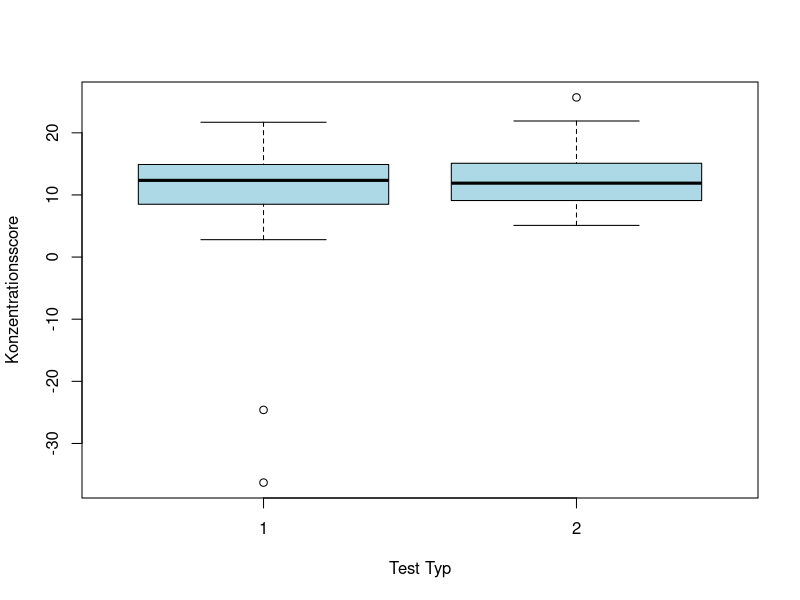
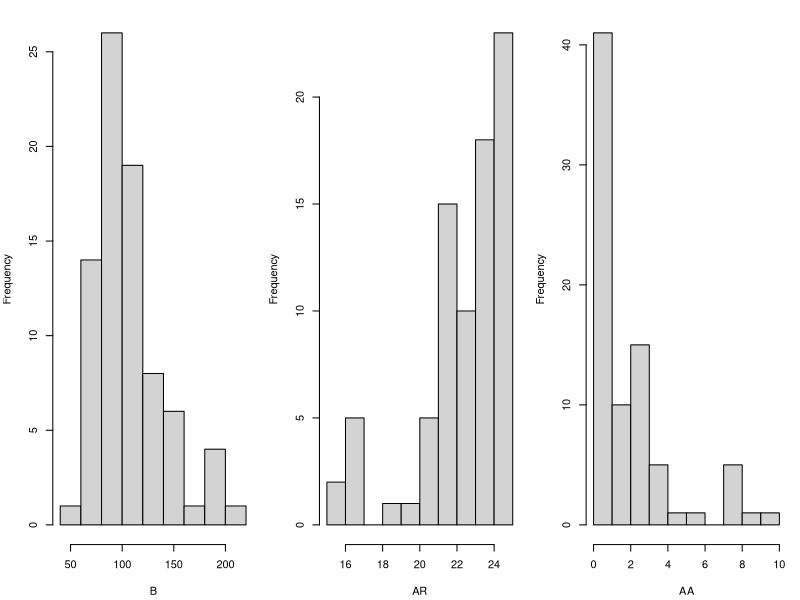
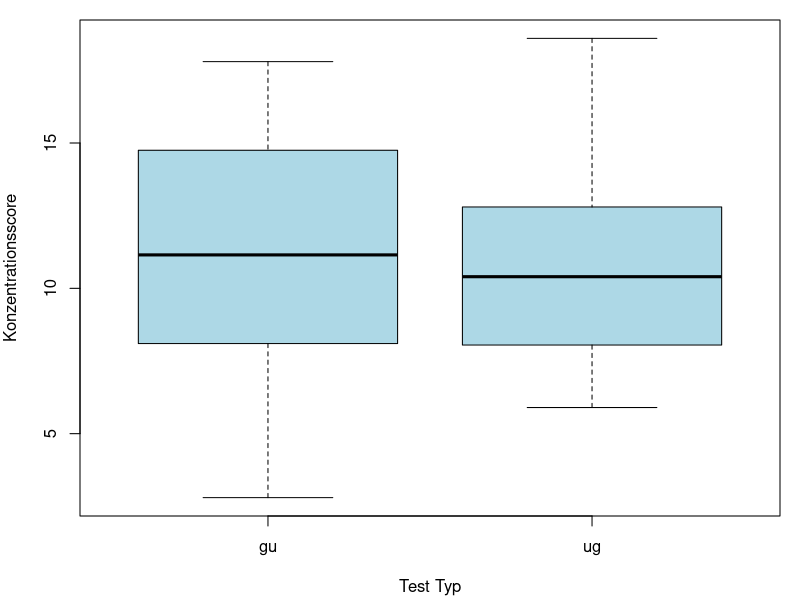
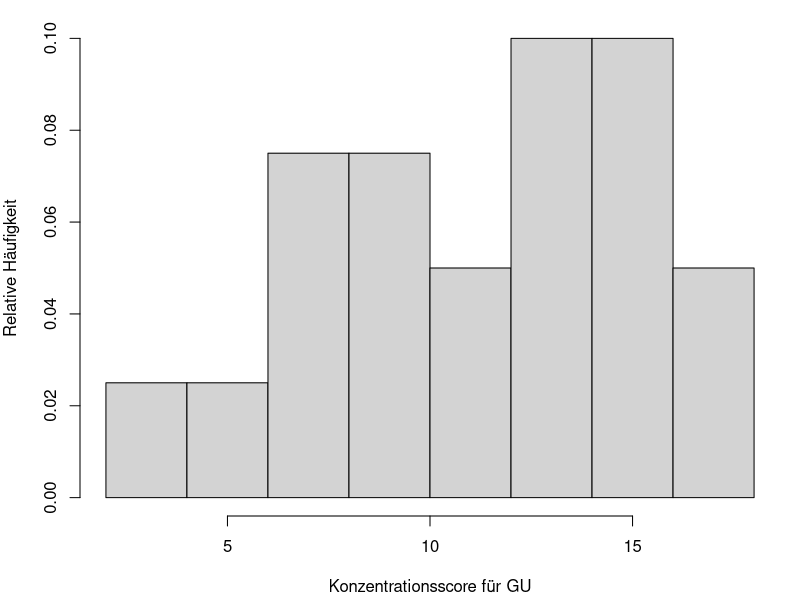
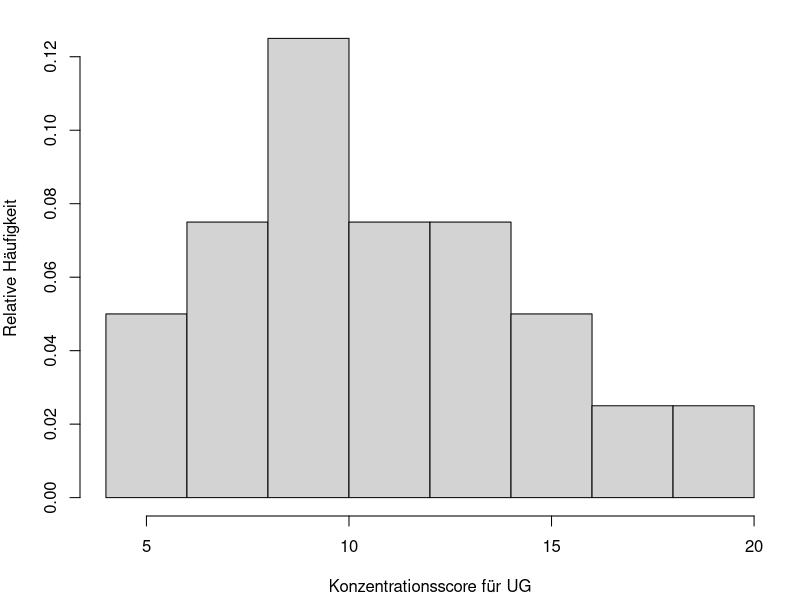
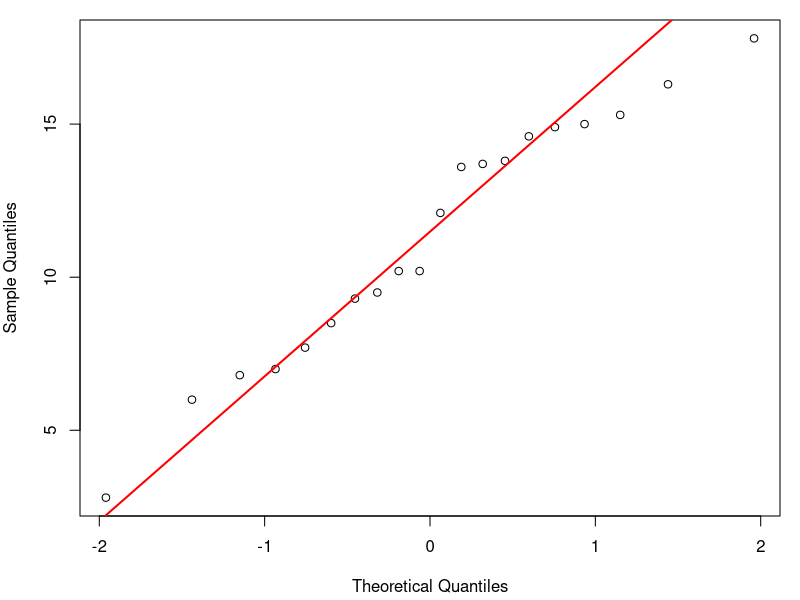
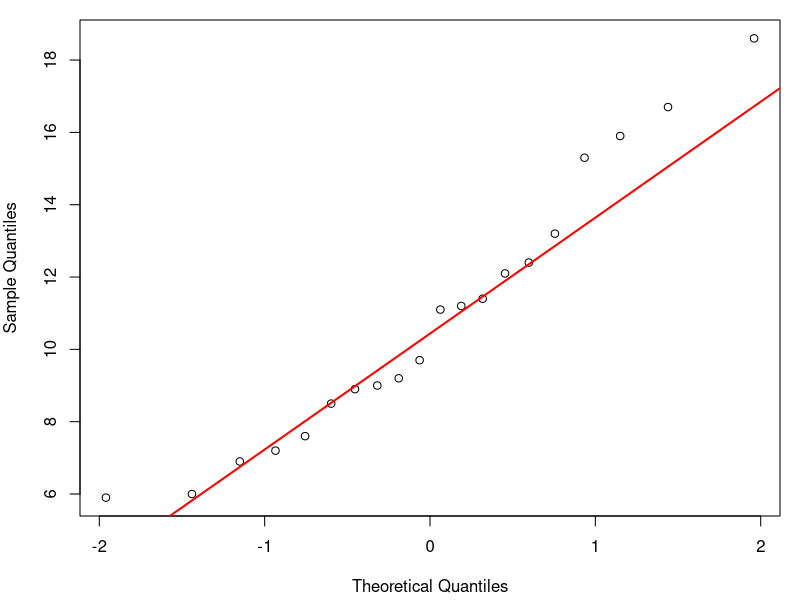
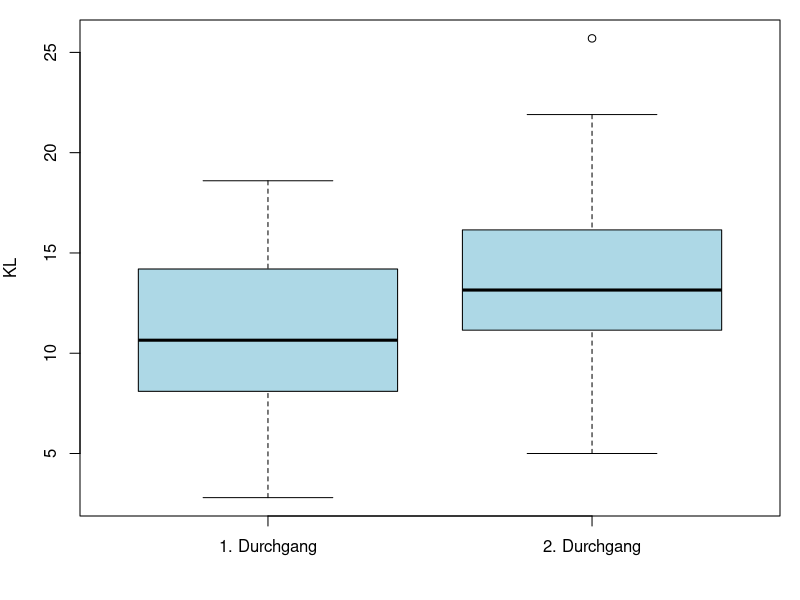

Source code (R) for these figures, in order:
library(car)

df <- read.table("Konzentrationsdaten.txt", header=TRUE)
head(df)
dim(df)

# Überprüfung auf NA-Werte
sum(is.na(df)) # 0

boxplot(df$KL ~ df$gruppe, col = "lightblue",
        xlab = "Test Typ", ylab = "Konzentrationsscore")

# Entfernen der Zeile mit Extremwerten:
df <- df[df$id != "14",]

# Betrachtung der Verteilung der Daten
summary(df)
par(mar = c(4.2, 4, 1, 1))

attach(df)
# Histogramme von der Bearbeitungszeit, Anzahl richtiger Zeichen, 
# Anzahl ausgelassener (richtiger) Zeichen, Anzahl falscher Zeichen
par(mar = c(4.2, 4, 1, 1), mfrow = c(1, 3)) 
hist(B, main = "") # Bearbeitungszeit
hist(AR, main = "") # Anzahl richtiger Zeichen
hist(AA, main = "") # Anzahl ausgelassener (richtiger) Zeichen
#hist(AF, main = "") # Anzahl falscher Zeichen
par(mfrow = c(1, 1)) 

# Umwandlung der Variablen in Faktoren:
gruppe <- as.factor(gruppe) 
id <- as.factor(id)
durchgang <- as.factor(durchgang)
test_typ <- as.factor(test_typ)

detach(df)

table(df$AF)
#  0  1  2 
# 63 16  1

# AUFGABE 1
# Zwei unverbundene Stichproben

df_durchgang1 <- subset(df, durchgang == 1)
durchgang1_gu_kl <- df_durchgang1[df_durchgang1$test_typ == "gu", ]$KL
durchgang1_ug_kl <- df_durchgang1[df_durchgang1$test_typ == "ug", ]$KL

# Vergleich der Konzentrationsscores zwischen GU- und UG-Test im ersten Durchgang
boxplot(df_durchgang1$KL ~ df_durchgang1$test_typ, col = "lightblue",
        xlab = "Test Typ", ylab = "Konzentrationsscore")

# Verteilung des Konzentrationsscores für GU im ersten Durchgang
hist(durchgang1_gu_kl, xlab = "Konzentrationsscore für GU", 
     ylab = "Relative Häufigkeit", probability = TRUE, main = "")

# Verteilung des Konzentrationsscores für UG im ersten Durchgang
hist(durchgang1_ug_kl, xlab = "Konzentrationsscore für UG", 
     ylab = "Relative Häufigkeit", probability = TRUE, main = "")

# Rechne Kolmogorov-Smirnov-Test auf Normalverteilung
# GU Test:
mu <- mean(durchgang1_gu_kl) # 11.255
sigma2 <- var(durchgang1_gu_kl) # 16.22261
ks.test(durchgang1_gu_kl, y="pnorm", mean=mu, sd=sqrt(sigma2))
# p-value = 0.6115

# UG Test:
mu <- mean(durchgang1_ug_kl) # 10.84
sigma2 <- var(durchgang1_ug_kl) # 13.36147
ks.test(durchgang1_ug_kl, y="pnorm", mean=mu, sd=sqrt(sigma2))
# p-value = 0.8863

# Wir verwerfen die H0 bei beiden Testen nicht, dass die Daten aus einer 
# N(mu, sqrt(sigma2))-Verteilung stammen -> nichts spricht dagegen, 
# dass die Daten normalverteilt sind

# Zusätzlich erstellen wir das QQ-Plot, um visuell die NV-Annahme zu überprüfen:
# QQ-Plot zur Überprüfung der Normalverteilung des Konzentrationsscores (KL) (GU-Test)
qqnorm(durchgang1_gu_kl, main = "")
qqline(durchgang1_gu_kl, col = "red", lwd = 2)

# QQ-Plot zur Überprüfung der Normalverteilung des Konzentrationsscores (KL) (UG-Test)
qqnorm(durchgang1_ug_kl, main = "")
qqline(durchgang1_ug_kl, col = "red", lwd = 2)
# Die Q-Q Plots zeigen, dass die Daten für beide Testgruppen (GU und UG) 
# annähernd normalverteilt sind. Die Anzahl an Beobachtungen ist aber niedrig. 

# Zusätzlich: Shapiro-Wilk-Normalitätstest verwirft die H0 auch nicht:
shapiro.test(durchgang1_gu_kl) # p-value = 0.5617
shapiro.test(durchgang1_ug_kl) # p-value = 0.3286

var.test(durchgang1_gu_kl, durchgang1_ug_kl) 
# p-value = 0.6767 => die Varianzen sind nicht signifikant unterschiedlich

# Verwenden wir den t-Test zur Überprüfung der Unterschiede 
# in Konzentrationsscores zwischen GU und UG Test:
t.test(durchgang1_gu_kl, durchgang1_ug_kl)
# oder alternativ: t.test(KL ~ gruppe, data = df_durchgang1)
# p-value = 0.7348 => die Unterschiede sind nicht signifikant!


# AUFGABE 2
# Zwei verbundene Stichproben

# a) Verbesserung des Konzentrationsscores durch Wiederholungseffekt
durchgang1_kl <- df[df$durchgang == "1", ]$KL
durchgang2_kl <- df[df$durchgang == "2", ]$KL

# Verbesserung des Konzentrationsscores durch Wiederholungseffekt
boxplot(durchgang1_kl,
        durchgang2_kl,
        names = c("1. Durchgang", "2. Durchgang"),
        ylab = "KL",
        xlab = "", horizontal = FALSE, col = "lightblue")

par(mfrow = c(1, 2)) 

# Verteilung des Konzentrationsscores im 1. Durchgang
hist(durchgang1_kl, xlab = "KL für 1. Durchgang", 
     ylab = "Relative Häufigkeit", probability = TRUE, main = "")
lines(density(durchgang1_kl), col = "blue", lwd = 2)
abline(v = median(durchgang1_kl), col = "red", lwd = 2, lty = 2)
legend("topright", legend = c("Dichte", "Median"), 
       col = c("blue", "red"), lwd = 2, lty = c(1, 2), bty = "n")

# Verteilung des Konzentrationsscores im 2. Durchgang
hist(durchgang2_kl, xlab = "KL für 2. Durchgang", 
     ylab = "Relative Häufigkeit", probability = TRUE, main = "", breaks = 9)
lines(density(durchgang2_kl), col = "blue", lwd = 2)
abline(v = median(durchgang2_kl), col = "red", lwd = 2, lty = 2)
legend("topright", legend = c("Dichte", "Median"), 
       col = c("blue", "red"), lwd = 2, lty = c(1, 2), bty = "n")
par(mfrow = c(1, 1)) 

differences <- durchgang2_kl - durchgang1_kl

mu <- mean(differences) # 2.7125
sigma2 <- var(differences) # 10.26369

ks.test(differences, y="pnorm", mean=mu, sd=sqrt(sigma2)) 
# p-value = 0.676 => wir können die H0 beibehalten

# Zusätlich:
shapiro.test(differences) # p-value = 0.1214 => H0 wird beibehalten

# QQ-Plot der Differenzen im Konzentrationsscore
qqnorm(differences, main="")
qqline(differences, col = "red", lwd = 2)
# Differenzen sind normalverteilt => wir können t-test verwenden

# t.test(zweiter_durchgang_kl, erster_durchgang_kl, paired = TRUE, alternative = "greater")
t.test(differences, alternative = "greater")
# p-value = 2.033e-06, wir lehnen H0 ab => entscheiden für H1 (2. Durchgang > 1. Durchgang)
# => die Konzentrationsscore verbessert sich durch einen Wiederholungseffekt

# b) Verbesserung der Bearbeitungszeit durch Wiederholungseffekt
durchgang1_zeit <- df[df$durchgang == "1", ]$B
durchgang2_zeit <- df[df$durchgang == "2", ]$B

# Verbesserung des Bearbeitungszeit durch Wiederholungseffekt
boxplot(durchgang1_zeit,
        durchgang2_zeit,
        names = c("1. Durchgang", "2. Durchgang"),
        ylab = "Bearbeitungzeit",
        xlab = "", horizontal = FALSE, col = "lightblue")

par(mfrow = c(1, 2)) 
# Verteilung des Bearbeitungszeit im 1. Durchgang
hist(durchgang1_zeit, xlab = "Bearbeitungszeit für 1. Durchgang", 
     ylab = "Relative Häufigkeit", probability = TRUE, 
     main = "")
lines(density(durchgang1_zeit), col = "blue", lwd = 2)
abline(v = median(durchgang1_zeit), col = "red", lwd = 2, lty = 2)
legend("topright", legend = c("Dichte", "Median"), 
       col = c("blue", "red"), lwd = 2, lty = c(1, 2), bty = "n")

# Verteilung des Bearbeitungszeit im 2. Durchgang
hist(durchgang2_zeit, xlab = "Bearbeitungszeit für 2. Durchgang", 
     ylab = "Relative Häufigkeit", probability = TRUE, 
     main = "")
lines(density(durchgang2_zeit), col = "blue", lwd = 2)
abline(v = median(durchgang2_zeit), col = "red", lwd = 2, lty = 2)
legend("topright", legend = c("Dichte", "Median"), 
       col = c("blue", "red"), lwd = 2, lty = c(1, 2), bty = "n")
par(mfrow = c(1, 1)) 

differences <- durchgang2_zeit - durchgang1_zeit

mu <- mean(differences) # -16.8175
sigma2 <- var(differences) # 635.8917

ks.test(differences, y="pnorm", mean=mu, sd=sqrt(sigma2))
# p-value = 0.4376 => wir lehnen H0 nicht ab

# Zusätlich:
shapiro.test(differences) # p-value = 0.1187=> H0 wird beibehalten

# QQ-Plot der Differenzen im Bearbeitungszeit
qqnorm(differences, main="")
qqline(differences, col = "red", lwd = 2)
# Differenzen sind normalverteilt => wir können t-test verwenden

# t.test(durchgang2_zeit, durchgang1_zeit, paired = TRUE, alternative = "less")
t.test(differences, alternative = "less")
# p-value = 7.098e-05 => wie lehnen H0 ab => die Bearbeitungszeit hat sich verbessert 


# AUFGABE 3
# Ist eine potentielle Verbesserung des Konzentrationsscores durch Wiederholung 
# größer, wenn exakt der gleiche Test wiederholt wird (Gruppe 1) im Vergleich 
# dazu, dass von UG auf GU gewechselt wird (Gruppe 2)?

# Gruppe 1:
gruppe1_durchgang1_kl <- df[df$gruppe == "1" & df$durchgang == "1", ]$KL
gruppe1_durchgang2_kl <- df[df$gruppe == "1" & df$durchgang == "2", ]$KL

differences1 <- gruppe1_durchgang2_kl - gruppe1_durchgang1_kl

mu <- mean(differences1) # 2.31
sigma2 <- var(differences1) # 9.942

ks.test(differences1, y="pnorm", mean=mu, sd=sqrt(sigma2))
# p-value = 0.9548 => wir lehnen H0 nicht ab

# Zusätlich:
shapiro.test(differences1) # p-value = 0.2586 => H0 wird beibehalten

# QQ-Plot der Differenzen in Konzentrationsscores für die 1. Gruppe
qqnorm(differences1, main="")
qqline(differences1, col = "red", lwd = 2)
# Differenzen sind normalverteilt => wir können t-test verwenden

t.test(gruppe1_durchgang2_kl, gruppe1_durchgang1_kl, paired = TRUE, alternative = "greater")
t.test(differences1, alternative = "greater")
# p-value = 0.001986 => die Differenzen sind signifikant, KL verbessert sich

# Gruppe 2:
gruppe2_durchgang1_kl <- df[df$gruppe == "2" & df$durchgang == "1", ]$KL
gruppe2_durchgang2_kl <- df[df$gruppe == "2" & df$durchgang == "2", ]$KL

differences2 <- gruppe2_durchgang2_kl - gruppe2_durchgang1_kl

mu <- mean(differences2) # 3.115
sigma2 <- var(differences2) # 10.7845

ks.test(differences2, y="pnorm", mean=mu, sd=sqrt(sigma2))
# p-value = 0.9467 => wir lehnen H0 nicht ab

# Zusätlich:
shapiro.test(differences2) # p-value = 0.6598 => H0 wird beibehalten

# QQ-Plot der Differenzen in Konzentrationsscores für die 2. Gruppe
qqnorm(differences2, main="")
qqline(differences2, col = "red", lwd = 2)
# Differenzen sind normalverteilt => wir können t-test verwenden

t.test(gruppe2_durchgang2_kl, gruppe2_durchgang1_kl, paired = TRUE, alternative = "greater")
t.test(differences2, alternative = "greater")
# p-value = 0.0002205 => die Differenzen sind signifikant, KL verbessert sich

var.test(differences1, differences2) 
# p-value = 0.8611 => die Varianzen sind nicht signifikant unterschiedlich

t.test(differences1, differences2, alternative = "greater")
# p-value = 0.783
# Ja, die Verbesserung des Konzentrationsscores ist größer, wenn derselbe Test 
# wiederholt wird (Gruppe 1) im Vergleich zum Wechsel von UG zu GU (Gruppe 2)
